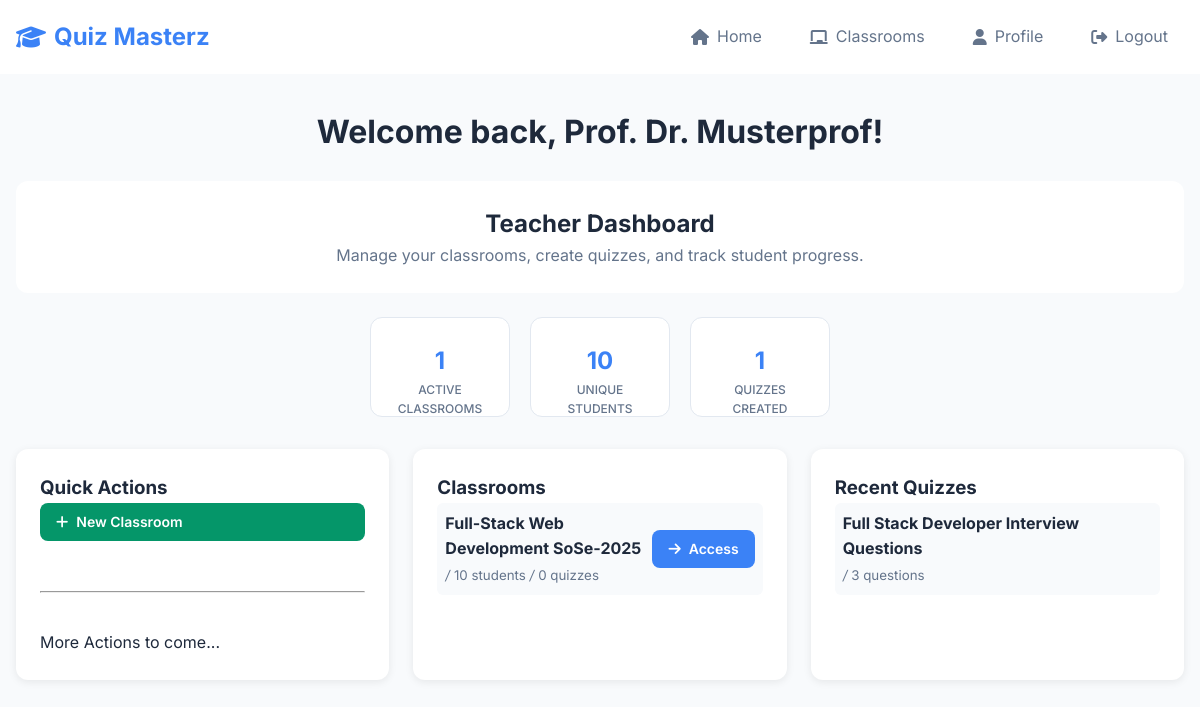
Screenshot of / (signed in) with the database file from the repository.
### website/models.py (models this page shows, shortened)
class User(db.Model, UserMixin):
    id = db.Column(db.Integer, primary_key=True)
    email = db.Column(db.String(150), unique=True)
    password = db.Column(db.String(150))
    first_name = db.Column(db.String(150))
    role = db.Column(db.String(50))
    learning_points = db.Column(db.Integer, default=0)
    classrooms_created = db.relationship('Classroom', foreign_keys='[Classroom.teacher_id]', backref='teacher', lazy=True)
    joined_classrooms = db.relationship('Classroom', secondary=classroom_members,
                                        backref=db.backref('students', lazy='dynamic'),
                                        lazy='dynamic')
    quiz_attempts = db.relationship('StudentQuizAttempt', backref='student', lazy='dynamic')

class Classroom(db.Model):
    id = db.Column(db.Integer, primary_key=True)
    name = db.Column(db.String(100), nullable=False)
    teacher_id = db.Column(db.Integer, db.ForeignKey('user.id'), nullable=False)
    join_code = db.Column(db.String(8), unique=True, nullable=False)
    quizzes = db.relationship('Quiz', secondary=classroom_quizzes,
                              backref=db.backref('classrooms_assigned_to', lazy='dynamic'),
                              lazy='dynamic')
    quiz_attempts = db.relationship('StudentQuizAttempt', backref='classroom', lazy='dynamic')

class Quiz(db.Model):
    id = db.Column(db.Integer, primary_key=True)
    name = db.Column(db.String(150), nullable=False)
    teacher_id = db.Column(db.Integer, db.ForeignKey('user.id'), nullable=False)
    is_published = db.Column(db.Boolean, default=False, nullable=False)
    questions = db.relationship('Question', backref='quiz', lazy='dynamic', cascade="all, delete-orphan")
    teacher = db.relationship('User', backref=db.backref('created_quizzes', lazy='dynamic'))

### website/views.py (the view, shortened to what this page needs)
@views.route('/')
@login_required
def home():
    available_quizzes = []
    return render_template("home.html", user=current_user, available_quizzes=available_quizzes)

### website/__init__.py (called while the page is built)
def create_app():
    app = Flask(__name__)
    app.config['SECRET_KEY'] = 'hjshjhdjah kjshkjdhjs'
    app.config['SQLALCHEMY_DATABASE_URI'] = f'sqlite:///{DB_NAME}'
    db.init_app(app)
    from .views import views
    from .auth import auth
    app.register_blueprint(views, url_prefix='/')
    app.register_blueprint(auth, url_prefix='/')
    with app.app_context():
        db.create_all()
    from .models import User, Classroom, Quiz, Question, Answer, StudentQuizAttempt
    login_manager = LoginManager()
    login_manager.login_view = 'auth.login'
    login_manager.init_app(app)
    @login_manager.user_loader
    def load_user(id):
        return User.query.get(int(id))
    return app

### website/templates/home.html (shortened to what this page needs)
{% extends "base.html" %}
{% block content %}
<div class="container">
    <div class="text-center mb-4">
        <h1>Welcome back, {{ user.first_name }}!</h1>
    </div>
    {% if user.role == 'teacher' %}
        <div class="row mb-4">
            <div class="col-12">
                <div class="card">
                    <div class="card-body text-center">
                        <h2>Teacher Dashboard</h2>
                        <p class="text-muted mb-0">Manage your classrooms, create quizzes, and track student progress.</p>
                    </div>
                </div>
            </div>
        </div>
        <div class="stats-row">
            <div class="stat-card stat-card-secondary">
                <div class="stat-number-secondary">{{ user.classrooms_created|length }}</div>
                <div class="stat-label-secondary">Active Classrooms</div>
            </div>
            <div class="stat-card stat-card-secondary">
                <div class="stat-number-secondary">
                    {% set unique_students = [] %}
                    {% for classroom in user.classrooms_created %}
                        {% for student in classroom.students %}
                            {% if student.id not in unique_students %}
                                {% set _ = unique_students.append(student.id) %}
                            {% endif %}
                        {% endfor %}
                    {% endfor %}
                    {{ unique_students|length }}
                </div>
                <div class="stat-label-secondary">Unique Students</div>
            </div>
            <div class="stat-card stat-card-secondary">
                <div class="stat-number-secondary">{{ user.created_quizzes.count() }}</div>
                <div class="stat-label-secondary">Quizzes Created</div>
            </div>
        </div>
        <div class="dashboard-grid">
            <div class="dashboard-card">
                <h3> Quick Actions</h3>
                <div class="quick-actions">
                    <a href="{{ url_for('views.create_classroom') }}" class="btn btn-success btn-sm">
                        <i class="fas fa-plus"></i> New Classroom</a>
                        <br>
                        <hr>
                        <br>
                </div> More Actions to come...
            </div>
            {% if user.classrooms_created|length > 0 %}
            <div class="dashboard-card">
                <h3> Classrooms</h3>
                {% for classroom in user.classrooms_created[:3] %}
                    <div class="classroom-info-box d-flex justify-content-between align-items-center">
                        <div>
                            <strong>{{ classroom.name }}</strong>
                            <br>
                            <small class="classroom-meta">
                                <i>/</i> {{ classroom.students.count() }} students
                                <i>/</i> {{ classroom.quizzes.count() }} quizzes
                            </small>
                        </div>
                        <div>
                            <a href="{{ url_for('views.edit_classroom', classroom_id=classroom.id) }}" class="btn btn-sm btn-primary">
                                <i class="fas fa-arrow-right"></i> Access
                            </a>
                        </div>
                    </div>
                {% endfor %}
            </div>
            {% endif %}
            {% if user.created_quizzes.count() > 0 %}
            <div class="dashboard-card">
                <h3> Recent Quizzes</h3>
                {% for quiz in user.created_quizzes[:3] %}
                    <div class="classroom-info-box">
                        <strong>{{ quiz.name }}</strong>
                        <br>
                        <small class="classroom-meta">
                            <i >/</i> {{ quiz.questions.count() }} questions
                        </small>
                    </div>
                {% endfor %}
            </div>
            {% endif %}
        </div>    {% endif %}
</div>
{% endblock %}

### website/static/css/style.css (style rules this page uses)
:root { --primary: #3b82f6; --secondary: #64748b; --success: #059669; --warning: #f59e0b; --danger: #dc2626; --bg: #f8fafc; --surface: #fff; --text: #1e293b; --text-muted: #64748b; --border: #e2e8f0; }
* { margin: 0; padding: 0; box-sizing: border-box; }
body { font-family: Inter, sans-serif; line-height: 1.6; color: var(--text); background: var(--bg); }
.container { max-width: 1200px; margin: 0 auto; padding: 0 1rem; }
.btn { display: inline-flex; align-items: center; gap: 0.5rem; padding: 0.75rem 1.5rem; border: none; border-radius: 8px; font-weight: 600; text-decoration: none; cursor: pointer; transition: all 0.2s; }
.btn-primary { background: var(--primary); color: white; }
.btn-success { background: var(--success); color: white; }
.btn-sm { padding: 0.5rem 1rem; font-size: 0.875rem; }
.card { background: var(--surface); border-radius: 12px; overflow: hidden; }
.card-body { padding: 1.5rem; }
.text-muted { color: var(--text-muted); }
.text-center { text-align: center; }
.d-flex { display: flex; }
.justify-content-between { justify-content: space-between; }
.align-items-center { align-items: center; }
.mb-4 { margin-bottom: 1.5rem; }
.mb-0 { margin-bottom: 0; }
.row { display: flex; flex-wrap: wrap; margin: 0 -0.5rem; }
.col-12 { flex: 0 0 100%; padding: 0 0.5rem; }
.stats-row { display: flex; justify-content: center; gap: 20px; margin: 1.5rem 0; flex-wrap: wrap; }
.stat-card { background: white; padding: 1.5rem; border-radius: 12px; text-align: center; }
.stat-card-secondary { background: white; border: 1px solid var(--border); width: 140px; height: 100px; }
.stat-number-secondary { font-size: 1.5rem; font-weight: 700; color: var(--primary); }
.stat-label-secondary { color: var(--text-muted); font-size: 0.75rem; font-weight: 500; text-transform: uppercase; }
.dashboard-grid { display: grid; grid-template-columns: repeat(auto-fit, minmax(300px, 1fr)); gap: 1.5rem; margin-top: 2rem; }
.dashboard-card { background: white; padding: 1.5rem; border-radius: 12px; box-shadow: 0 2px 8px rgba(0,0,0,0.08); }
.quick-actions { display: flex; flex-direction: column; gap: 0.75rem; }
.classroom-info-box { margin-bottom: 0.75rem; padding: 0.5rem; background: var(--bg); border-radius: 6px; }
.classroom-meta { color: var(--text-muted); }

### rows the page displays
User: first_name "Prof. Dr. Musterprof"
Classroom: name "Full-Stack Web Development SoSe-2025", students.count "10", quizzes.count "0"
Quiz: name "Full Stack Developer Interview Questions", questions.count "3"

### other values shown
{{ user.classrooms_created|length }} "1"
{{ unique_students|length }} "10"
{{ user.created_quizzes.count() }} "1"
